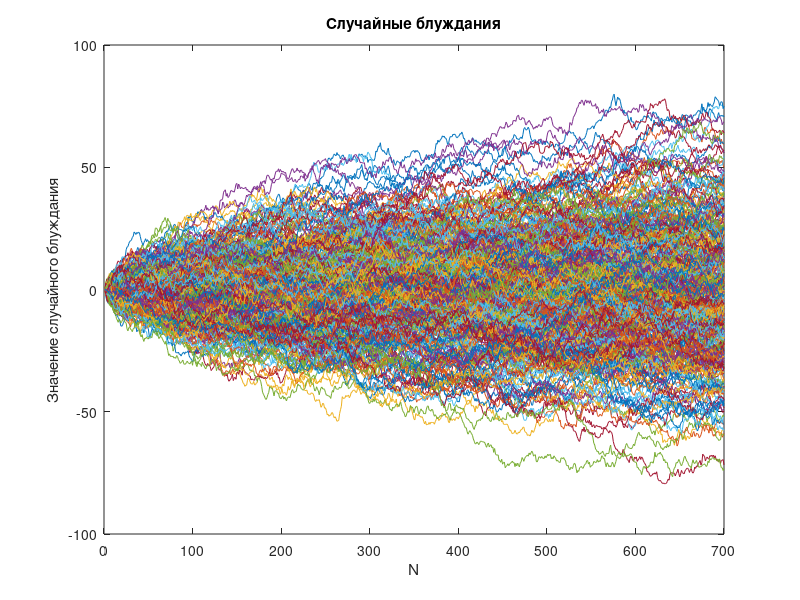
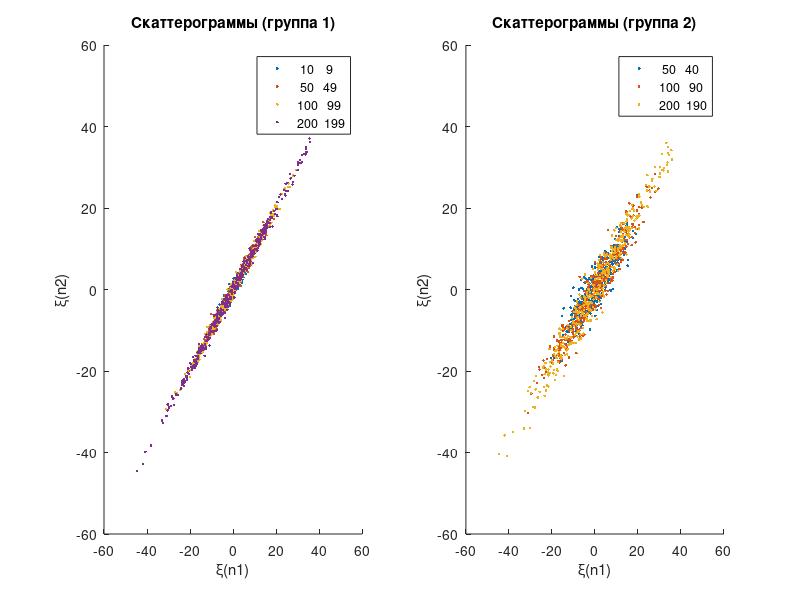
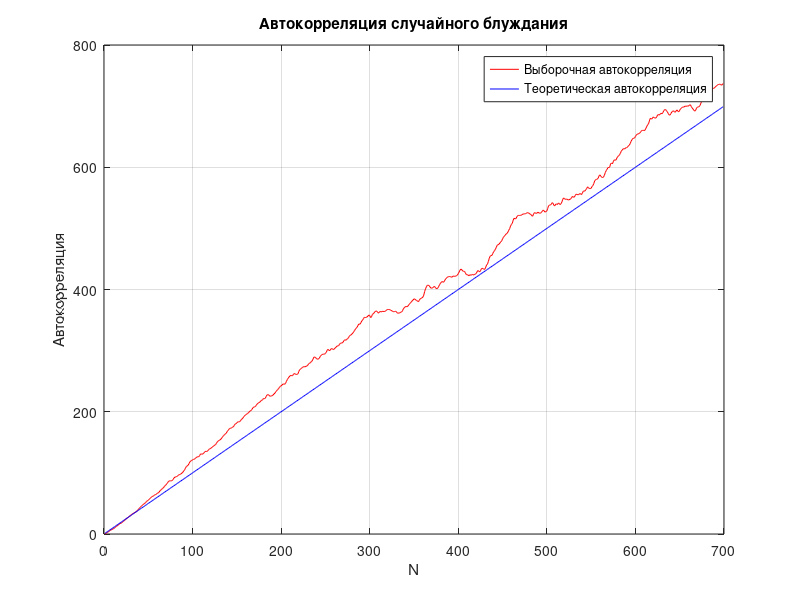

The MATLAB source for these figures, in order:
N = 700;    % количество временных отсчетов
K = 400;    % количество реализаций
mu = 0;     % среднее значение шума
sigma = 1;  % стандартное отклонение шума

w = sigma * randn(N, K) + mu; % белый гауссовский шум

xi = zeros(N, K); %  матрица случайных блужданий

% вычисление случайных блужданий
for k = 1:K
    for n = 2:N
        xi(n, k) = xi(n-1, k) + w(n, k);
    end
end

% график всех реализаций
figure;
plot(xi);
title('Случайные блуждания');
xlabel('N');
ylabel('Значение случайного блуждания');

% пары для скаттерограмм
pairs1 = [10 9; 50 49; 100 99; 200 199];
pairs2 = [50 40; 100 90; 200 190];

% построение скаттерограмм
figure;

% первая группа пар
subplot(1, 2, 1);
hold on;
for i = 1:size(pairs1, 1)
    n1 = pairs1(i, 1);
    n2 = pairs1(i, 2);
    scatter(xi(n1, :), xi(n2, :), '.');
end
title('Скаттерограммы (группа 1)');
xlabel('\xi(n1)');
ylabel('\xi(n2)');
legend(cellstr(num2str(pairs1)))

% вторая группа пар
subplot(1, 2, 2);
hold on;
for i = 1:size(pairs2, 1)
    n1 = pairs2(i, 1);
    n2 = pairs2(i, 2);
    scatter(xi(n1, :), xi(n2, :), '.');
end
title('Скаттерограммы (группа 2)');
xlabel('\xi(n1)');
ylabel('\xi(n2)');
legend(cellstr(num2str(pairs2)))

hold off;

% расчет выборочной автокорреляции по ансамблю
autocorr = zeros(N-1, 1);  % массив для автокорреляции
for n = 2:N
    autocorr(n-1) = mean(xi(n, :) .* xi(n-1, :));
end

autocorr_theor = sigma^2 * (1:N-1);  % теоретическое значение автокорреляции для случайного блуждания

% построение графика
figure;
plot(1:N-1, autocorr, 'r');
hold on;
plot(1:N-1, autocorr_theor, 'b');
title('Автокорреляция случайного блуждания');
xlabel('N');
ylabel('Автокорреляция');
legend('Выборочная автокорреляция', 'Теоретическая автокорреляция');
grid on;
hold off;
